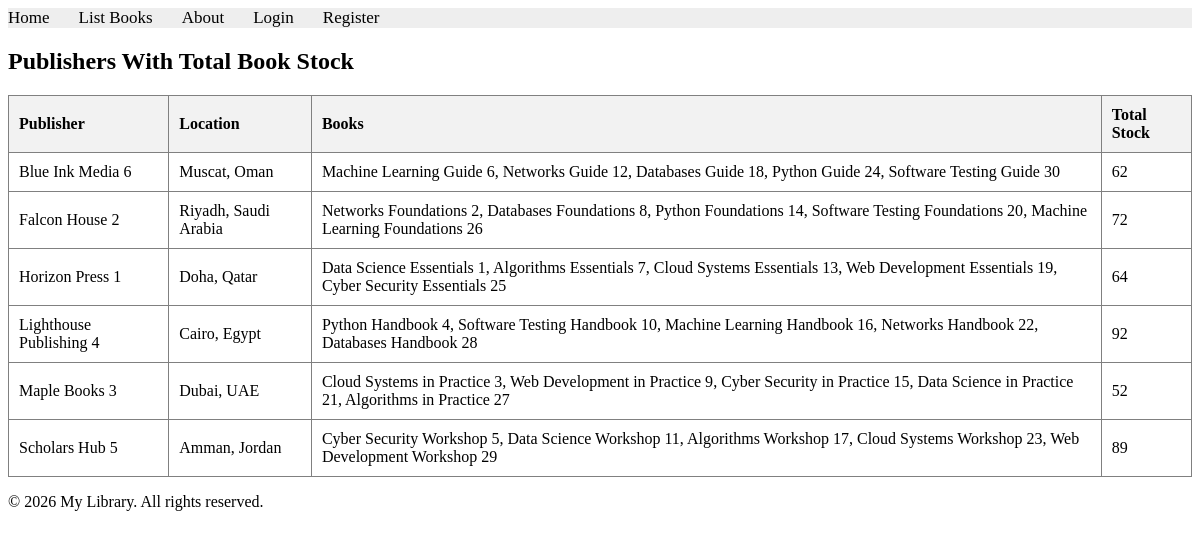
The app's page /books/lab9/task2, older data.
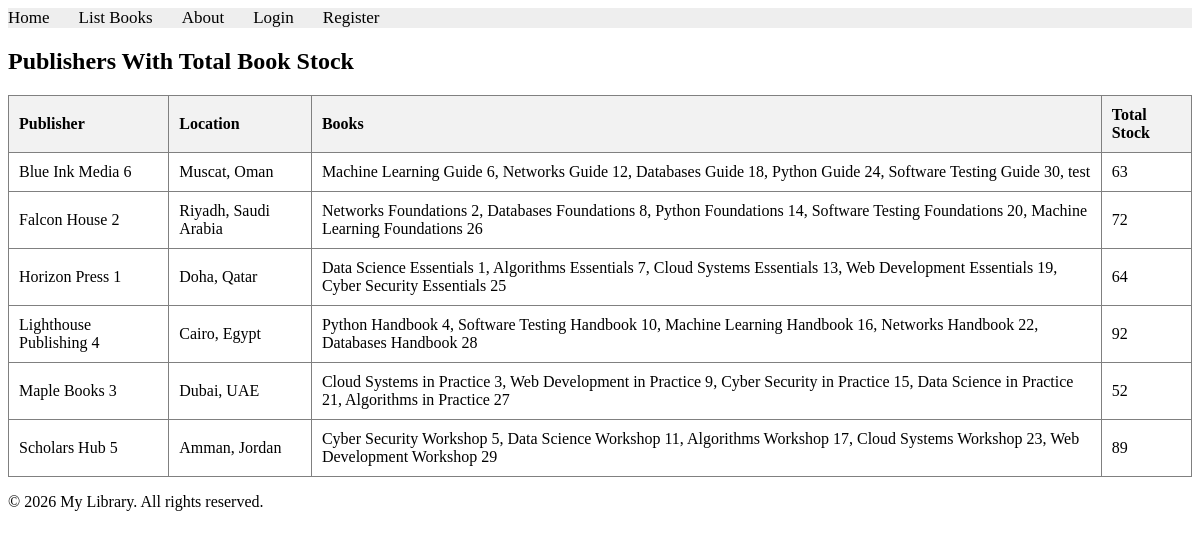
The same page, newer data.
### apps/bookmodule/models.py (models this page shows, shortened)
class Publisher(models.Model):
    name = models.CharField(max_length=200)
    location = models.CharField(max_length=300)

class Book(models.Model):
    title = models.CharField(max_length=100)
    author = models.CharField(max_length=50, blank=True)
    price = models.FloatField(default=0.0)
    quantity = models.IntegerField(default=1)
    pubdate = models.DateTimeField(null=True, blank=True)
    rating = models.SmallIntegerField(default=1)
    edition = models.SmallIntegerField(default=1)
    publisher = models.ForeignKey(
        Publisher,
        null=True,
        blank=True,
        on_delete=models.SET_NULL,
    )
    authors = models.ManyToManyField(Author, blank=True)

### apps/bookmodule/views.py (the view)
# urls.py: path('lab9/task2', views.lab9_task2, name="books.lab9_task2"),
def lab9_task2(request):
    publishers = Publisher.objects.annotate(
        total_book_stock=Coalesce(Sum('book__quantity'), 0),
        book_count=Count('book', distinct=True),
    ).prefetch_related('book_set').order_by('name')
    return render(
        request,
        'bookmodule/lab9_task2.html',
        {'publishers': publishers},
    )

### apps/templates/bookmodule/lab9_task2.html (shortened to what this page needs)
{% extends "layouts/base.html" %}
{% block content %}
<h2>Publishers With Total Book Stock</h2>
<table border="1" style="width: 100%; border-collapse: collapse; margin-top: 20px;">
    <thead>
        <tr style="background-color: #f2f2f2; text-align: left;">
            <th style="padding: 10px;">Publisher</th>
            <th style="padding: 10px;">Location</th>
            <th style="padding: 10px;">Books</th>
            <th style="padding: 10px;">Total Stock</th>
        </tr>
    </thead>
    <tbody>
        {% for publisher in publishers %}
        <tr>
            <td style="padding: 10px;">{{ publisher.name }}</td>
            <td style="padding: 10px;">{{ publisher.location }}</td>
            <td style="padding: 10px;">
                {% for book in publisher.book_set.all %}
                    {{ book.title }}{% if not forloop.last %}, {% endif %}
                {% empty %}
                    No books
                {% endfor %}
            </td>
            <td style="padding: 10px;">{{ publisher.total_book_stock }}</td>
        </tr>
        {% empty %}
        <tr>
            <td colspan="4" style="text-align: center; padding: 10px;">No publishers found.</td>
        </tr>
        {% endfor %}
    </tbody>
</table>
{% endblock content %}

Row changes from the older to the newer data that the page shows:
computed for Publisher "Blue Ink Media 6": total_book_stock "62" → "63"
shown differently, row unchanged: Book "Software Testing Guide 30": now shows ","
added Book: title "test", shown under Publisher "Blue Ink Media 6"
